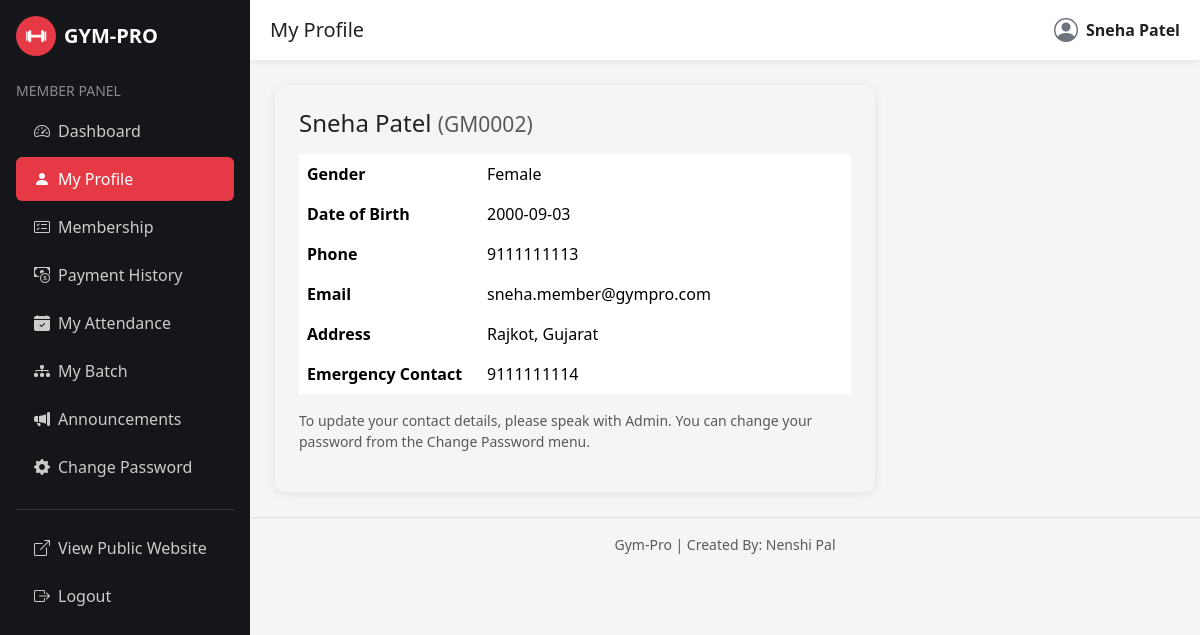
The page /member/profile.php (signed in) on the database its author committed.
### tables this page shows
CREATE TABLE members (
    member_id INT AUTO_INCREMENT PRIMARY KEY,
    member_code VARCHAR(20) NOT NULL UNIQUE,
    photo VARCHAR(255) DEFAULT 'default-member.png',
    full_name VARCHAR(100) NOT NULL,
    gender ENUM('Male','Female','Other') DEFAULT 'Male',
    dob DATE,
    phone VARCHAR(20) NOT NULL UNIQUE,
    email VARCHAR(100) NOT NULL UNIQUE,
    address VARCHAR(255),
    emergency_contact VARCHAR(20),
    duration_months INT NOT NULL DEFAULT 1,
    membership_start_date DATE NOT NULL,
    membership_expiry_date DATE NOT NULL,
    username VARCHAR(50) NOT NULL UNIQUE,
    password VARCHAR(255) NOT NULL,
    status ENUM('Active','Expired','Inactive','Pending Payment') DEFAULT 'Active',
    created_by VARCHAR(50),
    created_method ENUM('Request','Admin') DEFAULT 'Admin',
    created_at DATETIME DEFAULT CURRENT_TIMESTAMP
);

### member/profile.php (the view, shortened to what this page needs)
<?php
require_once "../includes/config.php";
$member_id = $_SESSION['member_id'];
$stmt = mysqli_prepare($conn, "SELECT * FROM members WHERE member_id=?");
mysqli_stmt_bind_param($stmt, "i", $member_id);
mysqli_stmt_execute($stmt);
$member = mysqli_fetch_assoc(mysqli_stmt_get_result($stmt));
include "includes/header.php";
include "includes/sidebar.php";
include "includes/topbar.php";
?>
<div class="gym-card p-4" style="max-width:600px;">
    <h4><?php echo htmlspecialchars($member['full_name']); ?> <small class="text-muted">(<?php echo htmlspecialchars($member['member_code']); ?>)</small></h4>
    <table class="table table-borderless mt-3">
        <tr><th style="width:180px;">Gender</th><td><?php echo htmlspecialchars($member['gender']); ?></td></tr>
        <tr><th>Date of Birth</th><td><?php echo htmlspecialchars($member['dob']); ?></td></tr>
        <tr><th>Phone</th><td><?php echo htmlspecialchars($member['phone']); ?></td></tr>
        <tr><th>Email</th><td><?php echo htmlspecialchars($member['email']); ?></td></tr>
        <tr><th>Address</th><td><?php echo htmlspecialchars($member['address']); ?></td></tr>
        <tr><th>Emergency Contact</th><td><?php echo htmlspecialchars($member['emergency_contact']); ?></td></tr>
    </table>
    <p class="text-muted small">To update your contact details, please speak with Admin. You can change your password from the Change Password menu.</p>
</div>
<?php include "includes/footer.php"; ?>

### css/style.css (style rules this page uses)
:root { --gym-dark: #14161a; --gym-dark-2: #1e2128; --gym-red: #e63946; --gym-red-dark: #c1121f; --gym-light: #f5f5f5; --gym-gray: #6c757d; }
body { font-family: 'Segoe UI', Arial, sans-serif; background-color: var(--gym-light); color: #222; }
.gym-card { border: none; border-radius: 10px; box-shadow: 0 2px 10px rgba(0,0,0,0.08); transition: transform .2s ease; }

### css/animations.css (style rules this page uses)
body { animation: gp-page-fade 0.5s ease both; }
.gym-card, .stat-card, .auth-card, .batch-check, .gym-hero h1, .gym-hero p, .gym-hero .btn { opacity: 0; transform: translateY(24px); transition: opacity 0.6s ease, transform 0.6s ease; }
.gp-in-view { opacity: 1 !important; transform: translateY(0) !important; }
.gym-card { transition: transform 0.25s ease, box-shadow 0.25s ease, opacity 0.6s ease; }

### rows shown on the page
members: full_name "Sneha Patel", member_code "GM0002", gender "Female", dob "2000-09-03", phone "9111111113", email "sneha.member@gympro.com", address "Rajkot, Gujarat", emergency_contact "9111111114"

### other values the page prints
isset($page_title) ? $page_title : 'Member' "My Profile"
isset($_SESSION['member_name']) ? $_SESSION['member_name'] : 'Member' "Sneha Patel"
